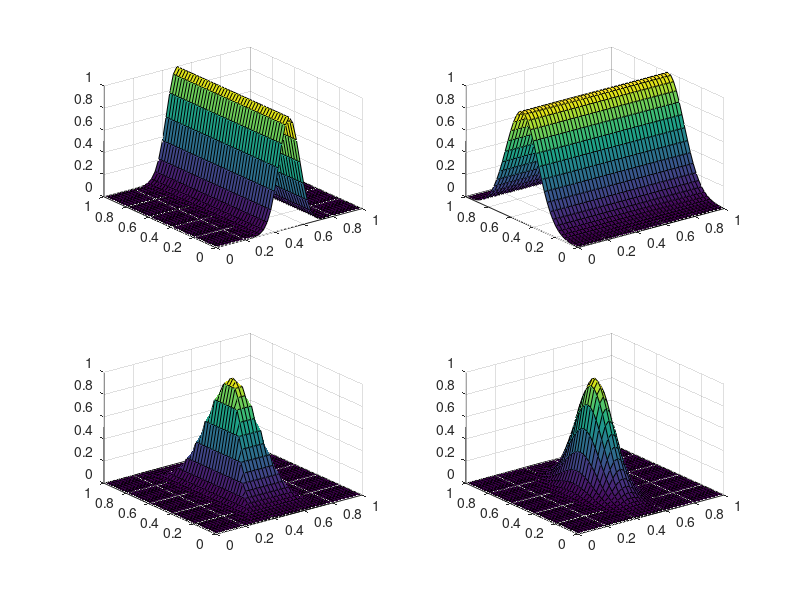

This chart was generated by the following MATLAB code:
[X,Y]=meshgrid(0:0.025:1);

Tx=exp(-(X-0.5).^2/0.01);

Ty=exp(-(Y-0.5).^2/0.04);

Z=min(Tx,Ty);

figure(1);
subplot(2,2,1);
surf(X,Y,Tx);
subplot(2,2,2);
surf(X,Y,Ty);
subplot(2,2,3);
surf(X,Y,Z);
subplot(2,2,4);
surf(X,Y,Tx.*Ty);